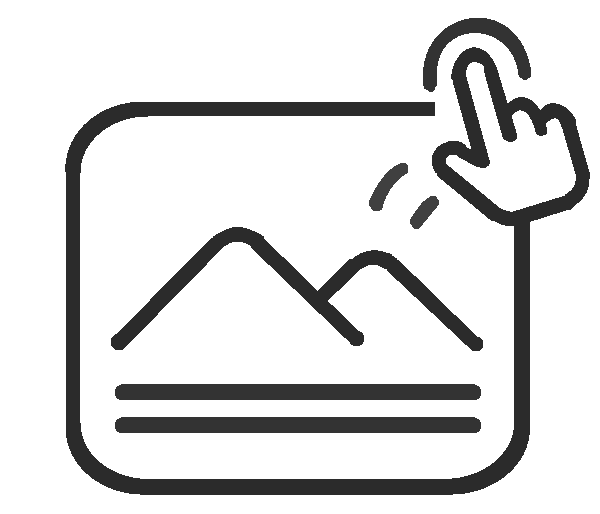
#> input picture frontend/idle.png, 600 x 514 px; its folder holds only this picture in this run
$ python -i thumbnail.py   (imports and definitions only)
#> lines starting #> are read from the running program, lines starting #| are printed output that depends on the picture
### backend/paths.py
"""
应用数据路径解析。
把磁盘缓存与 WebView2 持久化数据统一放在「程序所在目录」下的 .cache，
使"删除程序文件夹即无任何残留"成为默认行为；程序目录不可写时（如装进 Program Files）
自动回退到 %LOCALAPPDATA%\\ImageViewer，保证仍能运行。
"""

import os
import sys


def _program_dir() -> str:
    """
    程序所在目录：
    - PyInstaller 打包后：取 exe 所在目录（绝不能用 sys._MEIPASS —— 那是一次性临时目录，退出即删，
      且每次启动路径都变，放那儿缓存等于每次作废）。
    - 源码运行：本文件位于 backend/ 下，项目根是其上一级（main.py 所在目录）。
    """
    if getattr(sys, 'frozen', False):
        return os.path.dirname(os.path.abspath(sys.executable))
    return os.path.dirname(os.path.dirname(os.path.abspath(__file__)))


def _is_writable_dir(path: str) -> bool:
    """确保目录存在并实测可写（建一个探测文件再删）；任何失败都返回 False。"""
    try:
        os.makedirs(path, exist_ok=True)
        probe = os.path.join(path, '.writeprobe')
        with open(probe, 'wb') as f:
            f.write(b'')
        os.remove(probe)
        return True
    except OSError:
        return False


def get_data_root() -> str:
    """
    可写的应用数据根目录（确保已存在）：
    优先 <程序目录>\\.cache（绿色可携带、删文件夹即净）；不可写时回退 %LOCALAPPDATA%\\ImageViewer。
    """
    primary = os.path.join(_program_dir(), '.cache')
    if _is_writable_dir(primary):
        return primary
    base = os.environ.get('LOCALAPPDATA') or os.path.expanduser('~')
    fallback = os.path.join(base, 'ScrollGallery')
    os.makedirs(fallback, exist_ok=True)
    return fallback

### backend/thumbnail.py
"""
缩略图生成与缓存模块。
为侧栏网格提供下采样小图（长边 ≤ 300px），避免浏览器加载原图。
GIF 取首帧，输出统一为 JPEG（quality=80）。
缓存分两级：内存 LRU（进程内）+ 磁盘缓存（跨重启）；生成时对 JPEG/PNG 走降采样解码（draft）省 CPU。
"""

import hashlib
import io
import os
import threading
from collections import OrderedDict

from PIL import Image

from backend.paths import get_data_root

# ===== 配置 =====
THUMB_MAX_SIZE = (600, 600)   # 缩略图最大尺寸（长边≤600px，保持比例）
THUMB_QUALITY = 80            # JPEG 压缩质量
THUMB_BG_COLOR = (37, 37, 38) # 透明图片的背景填充色（匹配侧栏 --bg-sidebar: #252526）
CACHE_MAX_ENTRIES = 200       # 内存 LRU 上限，防止内存膨胀

# ===== 磁盘缓存（④-2）=====
# 内存缓存进程重启即失效；磁盘缓存按「绝对路径+mtime」哈希落盘，跨重启复用，
# 第二次及以后浏览同目录近乎即时。为避免无限增长，设容量上限并做 LRU 淘汰（按访问时间）。
DISK_CACHE_MAX_BYTES = 100 * 1024 * 1024   # 磁盘缓存上限 100MB（约 1800 张），超出删最久未访问的
DISK_EVICT_CHECK_EVERY = 64                # 每写入 N 张触发一次淘汰扫描（避免每次写盘都扫目录）
THUMB_VERSION = '1'                        # 生成参数版本号：改了尺寸/质量就 +1，旧条目自然失效被 LRU 挤掉


def _cache_root() -> str:
    """磁盘缓存目录：程序目录下的 .cache\\thumbs（删程序文件夹即无残留）；不可写时回退 %LOCALAPPDATA%。"""
    return os.path.join(get_data_root(), 'thumbs')


_DISK_CACHE_DIR = _cache_root()

# ===== 内存缓存 =====
# 结构: OrderedDict{ abs_path: (mtime: float, thumb_bytes: bytes) }
_cache: OrderedDict[str, tuple[float, bytes]] = OrderedDict()
_cache_lock = threading.Lock()

# 磁盘淘汰相关轻量状态：写入计数 + 独立锁（淘汰扫描串行化）+ 目录就绪标志
_disk_writes_since_evict = 0
_disk_lock = threading.Lock()
_disk_dir_ready = False


def _generate_thumb(file_path: str) -> bytes:
    """
    生成缩略图字节流（JPEG 格式）。
    - 使用 Pillow thumbnail() 等比缩放
    - GIF 自动取首帧（Image.open 默认行为）
    - 透明通道图片先贴到深色背景再转 JPEG
    """
#> called with file_path = '../frontend/idle.png'
    with Image.open(file_path) as img:
        # ④-1 降采样解码：JPEG/PNG 在解码阶段就按目标尺寸缩小(1/2·1/4·1/8)，
        # 避免把 4000px 大图整幅解码后再缩小——少解数倍像素，更快更省内存。
        # mode 传 None：不改色彩空间（保留 alpha 供下面透明合成），只做尺寸缩减。
#> img is the input picture: PIL image 600x514 RGBA; mean R, G, B, A 7.8, 7.8, 7.8, 43.7
        try:
            img.draft(None, THUMB_MAX_SIZE)
        except Exception:
            pass  # 个别格式不支持 draft：忽略，走原逻辑

        # GIF/多帧图片：确保停在首帧
        if hasattr(img, 'n_frames') and img.n_frames > 1:
            img.seek(0)

        # 转为 RGB（处理 RGBA/P/LA 等模式）
        if img.mode in ('RGBA', 'LA', 'PA'):
            # 有透明通道：贴到深色背景
            background = Image.new('RGB', img.size, THUMB_BG_COLOR)
            # 需要先把 img 转为 RGBA 以获取 alpha 通道
            rgba = img.convert('RGBA')
            background.paste(rgba, mask=rgba.split()[-1])  # 用 alpha 通道作蒙版
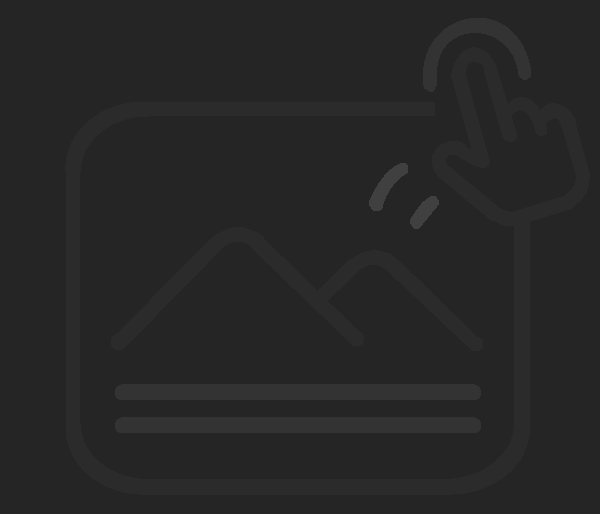
#> background: PIL image 600x514 RGB; mean R, G, B 38.5, 38.5, 39.3
            rgb_img = background
        elif img.mode != 'RGB':
            rgb_img = img.convert('RGB')
        else:
            rgb_img = img.copy()  # copy 以便在 with 块外使用

        # 等比缩放
        rgb_img.thumbnail(THUMB_MAX_SIZE, Image.LANCZOS)

        # 输出为 JPEG 字节流
        buffer = io.BytesIO()
        rgb_img.save(buffer, format='JPEG', quality=THUMB_QUALITY)
        return buffer.getvalue()


# [164 lines left out: functions _disk_cache_path, _ensure_disk_dir, _remember_in_memory, _read_disk, _write_disk, _evict_disk_cache_locked and 3 more, not called in this run]

>>> result = _generate_thumb('../frontend/idle.png')
